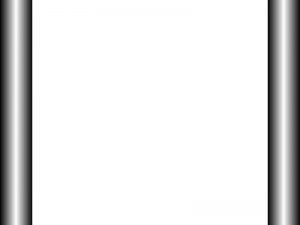
#> input picture IFMG/VisaoComputacional/pratica5/subtracao/img1.jpg, 300 x 225 px
$ python subtracao.py
#> lines starting #> are read from the running program, lines starting #| are printed output that depends on the picture
#sudo apt-get install python3-pip
#sudo pip3 install opencv-python
#sudo pip3 install numpy
#sudo pip3 install matplotlib

import cv2
import numpy

print ('opencv'+cv2.__version__)#Confirma a versão
print ('numpy'+numpy.__version__)#Confirma a versão


#############################
# Inicio Extra
#############################

# Resize
def resize(img, width, height ):
    return cv2.resize (img, (width, height))

# Converte a imagem em escala de cinza
def grayScale(img):
    return cv2.cvtColor(img,cv2.COLOR_BGR2GRAY)

# [17 lines left out: functions showHistograma, show2Histograma, not called in this run]


#############################
# Fim Extra
#############################

#############################
# Inicio Core
#############################

# Abre a imagem
def imagemRead(path):
#> called with path = 'img1.jpg'
    img = cv2.imread(path)
#> img is the input picture: shape (225, 300, 3); min 8, max 255, mean 227.8
#> call 2 of imagemRead, with path = 'img2.jpg'
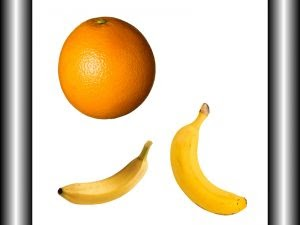
#> input picture IFMG/VisaoComputacional/pratica5/subtracao/img2.jpg, 300 x 225 px
#> in imagemRead, img is the input picture: shape (225, 300, 3); mean B, G, R 182.4, 206.6, 221.2
#> in grayScale (call 2), `return cv2.cvtColor(img,cv2.COLOR_BGR2GRAY)`:
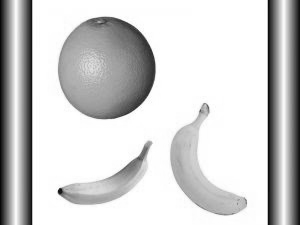
#> returned value: shape (225, 300); min 8, max 255, mean 208.2
    return img

#Copia a imagem
def cpImg(img):
    return img.copy()

# Separa a imagem em 3 Canais
# [24 lines left out: functions getCanais, mergeCanais, metaImagem, not called in this run]

# Mostra a imagem na tela
def showImg(img):
    cv2.imshow('nomeImg',img)
    cv2.waitKey(0)
    return

# Altera todos os valores dos pixels
def filterCanal(canal,fx):
    linhas = canal.shape[0]
    colunas = canal.shape[1]
    newImg = cpImg(canal)
    for l in range(linhas):
        for c in range(colunas):
            newImg[l][c] = fx(canal[l][c])
    return newImg

def filterOperation(img1,img2,fx):
    linhas = img1.shape[0]
#> linhas = 225
    colunas = img1.shape[1]
#> colunas = 300

    newImg = cpImg(img1)
    img2Resize = resize(img2,colunas,linhas)

    for l in range(linhas):
        for c in range(colunas):
            newPixel = fx(img1[l][c],img2Resize[l][c])
            newImg[l][c] = newPixel
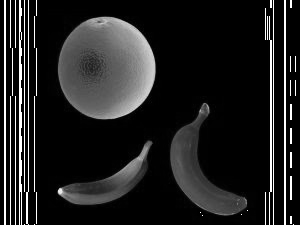
#> newImg: shape (225, 300); min 0, max 255, mean 32.8
    return newImg


# Cria um Histograma
def histograma(canal):
    return numpy.histogram(canal.flatten(),256,[0,256])

# Retorna um vetor com a probabilidade de ocorrência de um tom menor ou igual o tom analisado
def cdf(vetPmf):
    return vetPmf.cumsum()

# Retorna um vetor com probabilidade de ocorrência do tom X na imagem
def pmf(histogram,totalPixel):
    #Quantidade de pixels de tom 'x' dividido pela quantidade de pixel
    return histogram/totalPixel

# Normalizar o vetor ou seja coloca todos os valores do vetor em um range
def normalizacao(vetCdf):
    return (vetCdf - vetCdf.min())*255  /  (vetCdf.max()-vetCdf.min())

# [19 lines left out: functions equalizaCanal, equaliza, not called in this run]

#############################
# Fim Core
#############################
# Exemplos de Filtros


img1 = grayScale( imagemRead('img1.jpg') )
img2 = grayScale( imagemRead('img2.jpg') )

# Pega apenas o que o matiz azul for maior que as outra em no minimo 5%
def fx1(pixel1, pixel2):
    newPixel = pixel1 - pixel2
    if newPixel < 0 :
        newPixel = 0
    if newPixel > 255:
        newPixel = 255
    return newPixel

def fx2(pixel):
    newPixel = float( pixel * 2 )
    if newPixel < 0 :
        newPixel = 0
    if newPixel > 255:
        newPixel = 255
    return newPixel


# Se verde >100 o pixel vira branco
newImg1 = filterOperation(img1,img2,fx1)
showImg(newImg1)
newImg2 = filterCanal(newImg1,fx2)
#> after the loop in filterCanal, `for l in range(linhas):`:
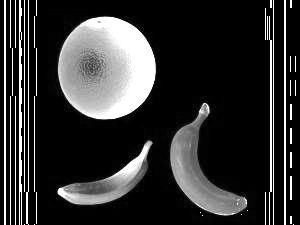
#> newImg: shape (225, 300); min 0, max 255, mean 49.7
showImg(newImg2)
